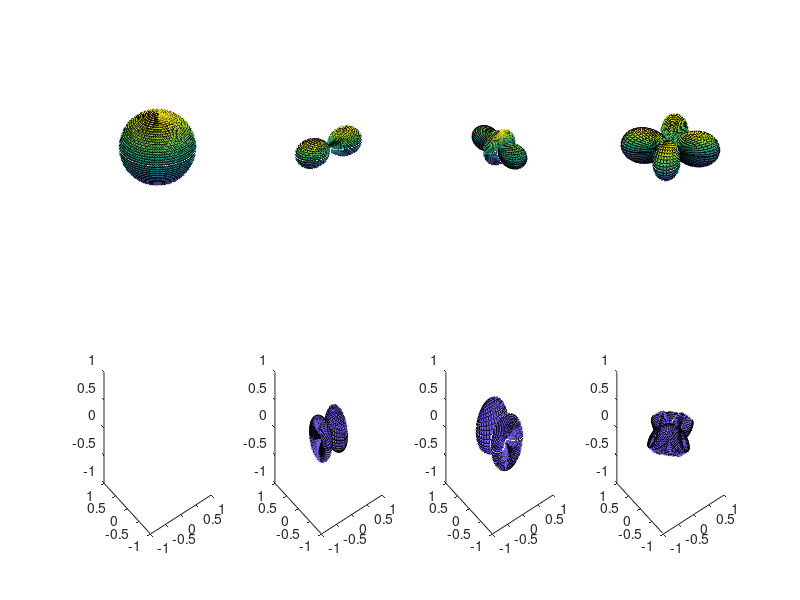

The MATLAB source for this figure:
clc;
clear all;
close all;
theta=0:pi/45:pi;
theta_num=size(theta,2);
phi=0:pi/45:2*pi;
phi_num=size(phi,2);
[Theta,Phi]=meshgrid(theta,phi);
% P-wave radiation pattern
RP_P=zeros(phi_num,theta_num);
RP_Px=zeros(phi_num,theta_num);
RP_Py=zeros(phi_num,theta_num);
RP_Pz=zeros(phi_num,theta_num);
% S-wave radiation pattern
RP_S=zeros(phi_num,theta_num);
RP_Sx=zeros(phi_num,theta_num);
RP_Sy=zeros(phi_num,theta_num);
RP_Sz=zeros(phi_num,theta_num);
% Direction cosin vector
e_r=zeros(phi_num,theta_num,3);
e_theta=zeros(phi_num,theta_num,3);
e_phi=zeros(phi_num,theta_num,3);
% Different kinds of seismic moment tensor
M_ISO=1/3*[1 0 0;0 1 0;0 0 1];
M_LD=[1 0 0;0 0 0;0 0 0];
M_CLVD=sqrt(6)/6*[1 0 0;0 -2 0;0 0 1];
M_DC=sqrt(2)/2*[0 1 0;1 0 0;0 0 0];
% M_DC=sqrt(2)/2*[0 0 1;0 0 0;1 0 0];
M=zeros(3,3,4);
M(:,:,1)=M_ISO;
M(:,:,2)=M_LD;
M(:,:,3)=M_CLVD;
M(:,:,4)=M_DC;
delta=[1 0 0;0 1 0;0 0 1];
% Calculate the radiation pattern and plot it
for M_Num=1:4
    for j=1:theta_num
        for i=1:phi_num
            %         Y(i,j)=sin(Theta(i,j))*cos(Phi(i,j));
            %         X(i,j)=sin(Theta(i,j))*sin(Phi(i,j));
            %         Z(i,j)=cos(Theta(i,j));
            e_r(i,j,1)=sin(Theta(i,j))*cos(Phi(i,j));
            e_r(i,j,2)=sin(Theta(i,j))*sin(Phi(i,j));
            e_r(i,j,3)=cos(Theta(i,j));
            E_R=reshape(e_r(i,j,:),1,3);
            
            %             Calculate the P-wave radiation
            RP_P(i,j)=E_R*M(:,:,M_Num)*E_R';
            RP_Px(i,j)=e_r(i,j,1)*RP_P(i,j);
            RP_Py(i,j)=e_r(i,j,2)*RP_P(i,j);
            RP_Pz(i,j)=e_r(i,j,3)*RP_P(i,j);
            %             Calculate the S-wave radiation
            RP_Sx(i,j)=(delta(1,1)-e_r(i,j,1)*e_r(i,j,1))*e_r(i,j,1)*M(1,1,M_Num)+...
                (delta(1,1)-e_r(i,j,1)*e_r(i,j,1))*e_r(i,j,2)*M(1,2,M_Num)+...
                (delta(1,1)-e_r(i,j,1)*e_r(i,j,1))*e_r(i,j,3)*M(1,3,M_Num)+...
                (delta(1,2)-e_r(i,j,1)*e_r(i,j,2))*e_r(i,j,1)*M(2,1,M_Num)+...
                (delta(1,2)-e_r(i,j,1)*e_r(i,j,2))*e_r(i,j,2)*M(2,2,M_Num)+...
                (delta(1,2)-e_r(i,j,1)*e_r(i,j,2))*e_r(i,j,3)*M(2,3,M_Num)+...
                (delta(1,3)-e_r(i,j,1)*e_r(i,j,3))*e_r(i,j,1)*M(3,1,M_Num)+...
                (delta(1,3)-e_r(i,j,1)*e_r(i,j,3))*e_r(i,j,2)*M(3,2,M_Num)+...
                (delta(1,3)-e_r(i,j,1)*e_r(i,j,3))*e_r(i,j,3)*M(3,3,M_Num);
            
            RP_Sy(i,j)=(delta(2,1)-e_r(i,j,2)*e_r(i,j,1))*e_r(i,j,1)*M(1,1,M_Num)+...
                (delta(2,1)-e_r(i,j,2)*e_r(i,j,1))*e_r(i,j,2)*M(1,2,M_Num)+...
                (delta(2,1)-e_r(i,j,2)*e_r(i,j,1))*e_r(i,j,3)*M(1,3,M_Num)+...
                (delta(2,2)-e_r(i,j,2)*e_r(i,j,2))*e_r(i,j,1)*M(2,1,M_Num)+...
                (delta(2,2)-e_r(i,j,2)*e_r(i,j,2))*e_r(i,j,2)*M(2,2,M_Num)+...
                (delta(2,2)-e_r(i,j,2)*e_r(i,j,2))*e_r(i,j,3)*M(2,3,M_Num)+...
                (delta(2,3)-e_r(i,j,2)*e_r(i,j,3))*e_r(i,j,1)*M(3,1,M_Num)+...
                (delta(2,3)-e_r(i,j,2)*e_r(i,j,3))*e_r(i,j,2)*M(3,2,M_Num)+...
                (delta(2,3)-e_r(i,j,2)*e_r(i,j,3))*e_r(i,j,3)*M(3,3,M_Num);
            
            RP_Sz(i,j)=(delta(3,1)-e_r(i,j,3)*e_r(i,j,1))*e_r(i,j,1)*M(1,1,M_Num)+...
                (delta(3,1)-e_r(i,j,3)*e_r(i,j,1))*e_r(i,j,2)*M(1,2,M_Num)+...
                (delta(3,1)-e_r(i,j,3)*e_r(i,j,1))*e_r(i,j,3)*M(1,3,M_Num)+...
                (delta(3,2)-e_r(i,j,3)*e_r(i,j,2))*e_r(i,j,1)*M(2,1,M_Num)+...
                (delta(3,2)-e_r(i,j,3)*e_r(i,j,2))*e_r(i,j,2)*M(2,2,M_Num)+...
                (delta(3,2)-e_r(i,j,3)*e_r(i,j,2))*e_r(i,j,3)*M(2,3,M_Num)+...
                (delta(3,3)-e_r(i,j,3)*e_r(i,j,3))*e_r(i,j,1)*M(3,1,M_Num)+...
                (delta(3,3)-e_r(i,j,3)*e_r(i,j,3))*e_r(i,j,2)*M(3,2,M_Num)+...
                (delta(3,3)-e_r(i,j,3)*e_r(i,j,3))*e_r(i,j,3)*M(3,3,M_Num);
        end
    end
    Facecolor=[0.5 0.4 1];
    Edgecolor=[0 0 0];
    subplot(2,4,M_Num)
    view(3)
    hold on
    %     surf(RP_Px,RP_Py,RP_Pz,'edgecolor',Edgecolor);
    surf(RP_Px(:,1:23),RP_Py(:,1:23),RP_Pz(:,1:23),'edgecolor',Edgecolor);
    surf(RP_Px(:,23:46),RP_Py(:,23:46),RP_Pz(:,23:46),'edgecolor',Edgecolor);

    axis equal
    axis off
%     surf(RP_Px,RP_Py,RP_Pz,'facecolor',[0.5 0.4 1],'edgecolor',[0,0,0]);
    
    grid off
%     axis square
    
    subplot(2,4,4+M_Num)
    hold on
    %     surf(RP_Sx,RP_Sy,RP_Sz,'facecolor',Facecolor,'edgecolor',Edgecolor);
%     plot3(RP_Sx,RP_Sy,RP_Sz,'b.');
    surf(RP_Sx(:,1:23),RP_Sy(:,1:23),RP_Sz(:,1:23),'facecolor',Facecolor,'edgecolor',Edgecolor);
    surf(RP_Sx(:,23:46),RP_Sy(:,23:46),RP_Sz(:,23:46),'facecolor',Facecolor,'edgecolor',Edgecolor);
    axis([-1 1 -1 1 -1 1]);
    view(3)
    grid off
%     axis square
end




